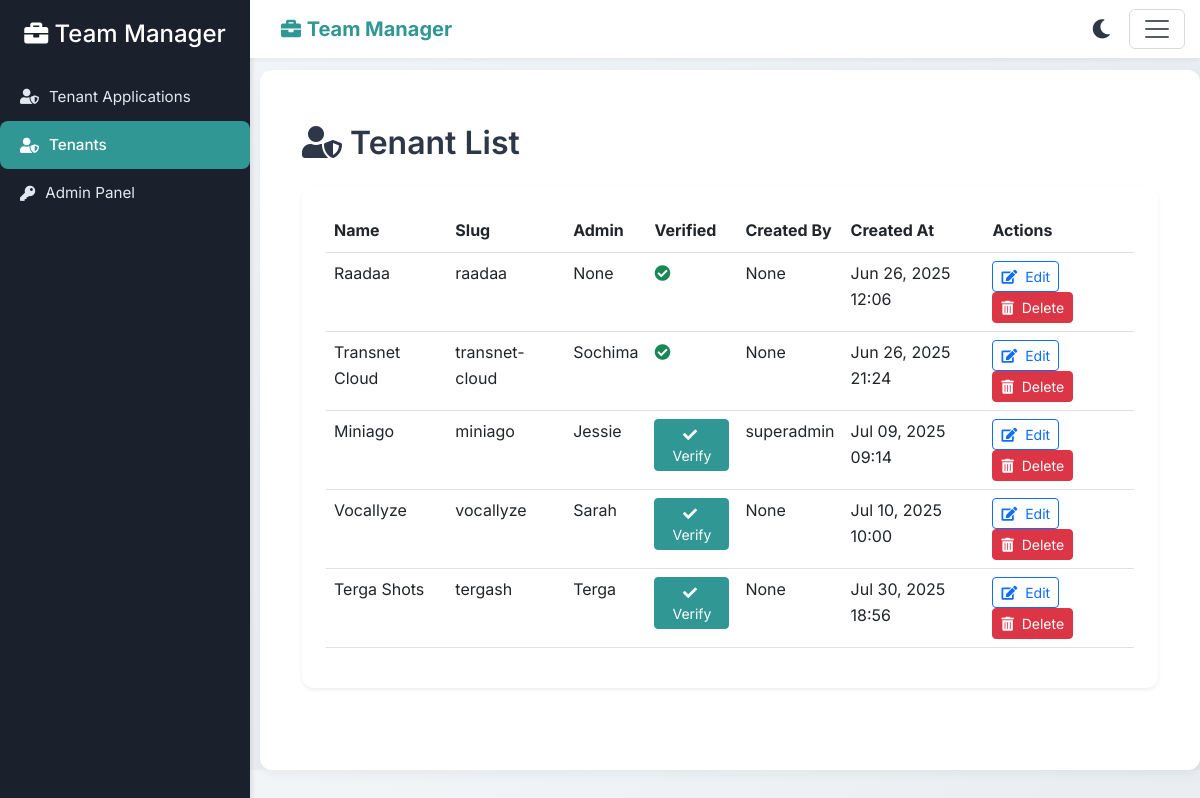
Page /tenants/list/ (signed in) on the earlier database version.
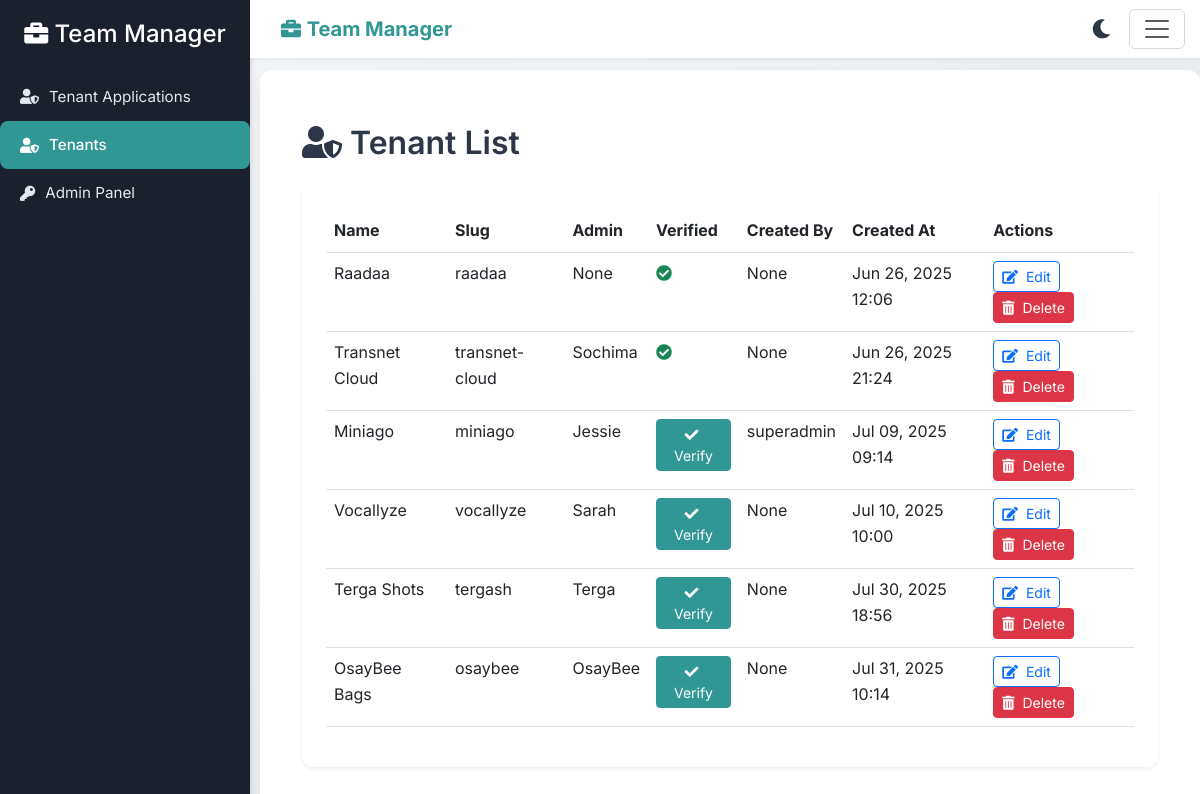
Same page on the later database version.
### tenants/models.py (models this page shows, shortened)
class Tenant(models.Model):
    name = models.CharField(max_length=100, unique=True)
    slug = models.SlugField(max_length=100, unique=True)
    created_at = models.DateTimeField(auto_now_add=True)
    created_by = models.ForeignKey(
        'documents.CustomUser',
        on_delete=models.SET_NULL,
        null=True,
        blank=True,
        related_name='created_tenants'
    )
    admin = models.ForeignKey(
        'documents.CustomUser',
        on_delete=models.SET_NULL,
        null=True,
        blank=True,
        related_name='admin_tenants'
    )
    is_verified = models.BooleanField(default=False)

### documents/models.py (models this page shows, shortened)
class CustomUser(AbstractUser):
    tenant = models.ForeignKey(Tenant, on_delete=models.CASCADE, blank=True, null=True)
    roles = models.ManyToManyField(Role, blank=True)
    department = models.ForeignKey('Department', on_delete=models.SET_NULL, null=True, blank=True, related_name='members')
    teams = models.ManyToManyField('Team', blank=True, related_name='members')
    phone_number = models.CharField(max_length=15, blank=True, null=True)
    smtp_email = models.EmailField(blank=True, null=True)
    smtp_password = models.CharField(max_length=255, blank=True, null=True)  # Encrypted SMTP password
    def __str__(self):
        return self.username

### tenants/views.py (the view)
# urls.py: path('list/', tenant_list, name='tenant_list'),
@login_required
def tenant_list(request):
    if request.user.is_superuser:
        tenants = Tenant.objects.all()
    else:
        tenants = Tenant.objects.filter(
            Q(created_by=request.user) | Q(admin=request.user) | Q(customuser__id=request.user.id)
        ).distinct()
    logger.debug(f"Listed {tenants.count()} tenants for user: {request.user.username}")
    return render(request, 'tenants/tenant_list.html', {'tenants': tenants})

### documents/context_processors.py (called while the page is built)
def notification_count(request):
    print("Meer>>>>>", request)
    if request.user.is_authenticated:
        if request.user.is_superuser:
            user = CustomUser.objects.get(username=request.user.username)
        else:
            user = CustomUser.objects.get(username=request.user.username, tenant=request.tenant)
        count = UserNotification.objects.filter(user=user, dismissed=False).count()
        return {'unseen_notification_count': count}
    return {'unseen_notification_count': 0}

### tenants/templates/tenants/tenant_list.html (shortened to what this page needs)
{% extends "base.html" %}
{% load static %}
{% block content %}
<div class="container-fluid py-4">
    <h2 class="mb-4" style="font-weight: 600; color: #2d3748;">
        <i class="fas fa-user-shield me-2"></i>Tenant List
    </h2>
    <div class="card shadow-sm border-0" style="border-radius: 12px; background: #ffffff;">
        <div class="card-body p-4">
            {% if tenants %}
            <div class="table-responsive">
                <table class="table table-hover" aria-label="Tenant List Table">
                    <thead>
                        <tr style="background: #f8fafc; color: #2d3748;">
                            <th scope="col">Name</th>
                            <th scope="col">Slug</th>
                            <th scope="col">Admin</th>
                            <th scope="col">Verified</th>
                            <th scope="col">Created By</th>
                            <th scope="col">Created At</th>
                            <th scope="col">Actions</th>
                        </tr>
                    </thead>
                    <tbody>
                        {% for tenant in tenants %}
                        <tr style="transition: background-color 0.2s ease;">
                            <td>{{ tenant.name }}</td>
                            <td>{{ tenant.slug }}</td>
                            <td>{{ tenant.admin }}</td>
                            <td>
                                {% if tenant.is_verified %}
                                    <i class="fas fa-check-circle text-success" aria-hidden="true" title="Active"></i>
                                {% else %}
                                    <form action="{% url 'verify_tenant' tenant.id %}" method="POST" class="d-inline">
                                        <button type="submit" class="btn btn-primary btn-sm" title="Activate User" id="activate-{{ user.id }}">
                                            <i class="fas fa-check me-1"></i> Verify
                                        </button>
                                    </form>
                                {% endif %}
                            </td>
                            <td>{{ tenant.created_by }}</td>
                            <td>{{ tenant.created_at|date:"M d, Y H:i" }}</td>
                            <td>
                                <a href="{% url 'edit_tenant' tenant_id=tenant.id %}" class="btn btn-outline-primary btn-sm me-1" title="Edit Tenant">
                                    <i class="fas fa-edit me-1"></i> Edit
                                </a>
                                <form action="{% url 'delete_tenant' tenant_id=tenant.id %}" method="POST" class="d-inline">
                                    <button type="submit" class="btn btn-danger btn-sm" title="Delete Notification" onclick="return confirm('Are you sure you want to delete this tenant: {{ tenant.name }}?');">
                                        <i class="fas fa-trash-alt me-1"></i> Delete
                                    </button>
                                </form>
                            </td>
                        </tr>
                        {% endfor %}
                    </tbody>
                </table>
            </div>
            {% else %}
            <div class="alert alert-info text-center" role="alert" style="border-radius: 8px; font-size: 0.9rem;">
                No tenants found.
            </div>
            {% endif %}
        </div>
    </div>
</div>
{% endblock %}

Differences in the rows shown:
added Tenant: name "OsayBee Bags", slug "osaybee", admin "OsayBee", created_by "None", created_at "Jul 31, 2025 10:14"
